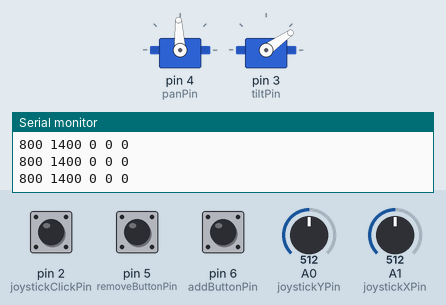
Simulated run of this sketch. Board: Arduino Uno, built with avr-gcc and run on an emulated ATmega328P. Parts: 2 × servo, the last lines printed to the serial monitor. Inputs (shaded band) come from the test bench; at power-on: A0 (joystickYPin) = 512, A1 (joystickXPin) = 512, pin 2 (joystickClickPin) HIGH, pin 5 (removeButtonPin) HIGH, pin 6 (addButtonPin) HIGH.

Above: at 1.2 s.
1.3 s: A0 (joystickYPin) set to 842
4.3 s: A0 (joystickYPin) set to 866
At 5.46 s:
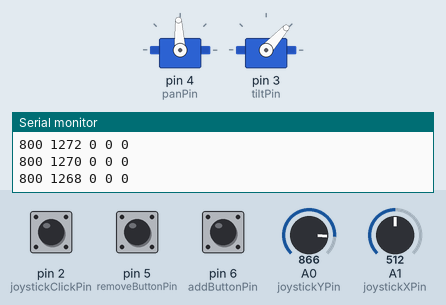
7.3 s: A1 (joystickXPin) set to 348
10.3 s: A1 (joystickXPin) set to 324
At 10.76 s:
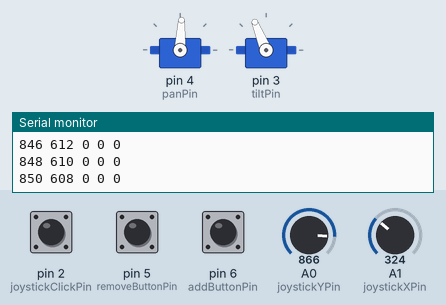
13.3 s: A1 (joystickXPin) set to 511
At 16.1 s:
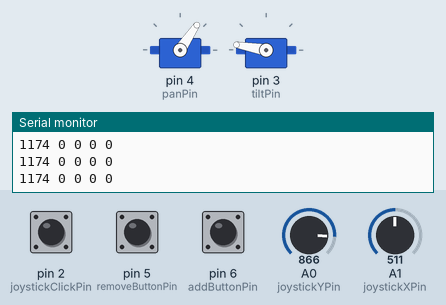
16.3 s: A0 (joystickYPin) set to 357
17.8 s: A0 (joystickYPin) set to 323
At 18.8 s:
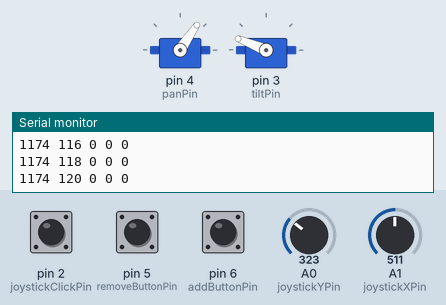
Timing chart, 0 to 23.7 s (numbered marks = the images above; inputs shaded):
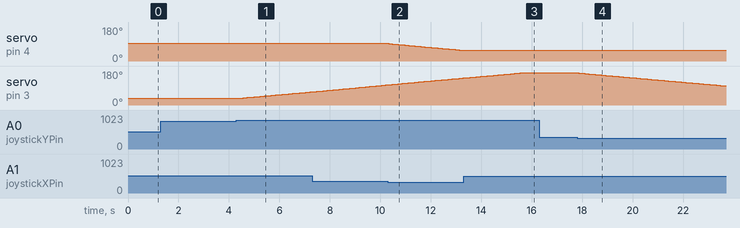

Measured:
- the behaviour switches between 852 and 853 on A0 (joystickYPin) (found by bisection; images 0 and 1)
- the behaviour switches between 341 and 340 on A1 (joystickXPin) (found by bisection; images 1 and 2)
- the behaviour switches between 341 and 340 on A0 (joystickYPin) (found by bisection; images 3 and 4)
- after the input at 4.3 s, servo on pin 3 (tiltPin): moves from 35° to 69° over 2.8 s, starting after 0.10 s
- after the input at 10.3 s, servo on pin 4 (panPin): moves from 93° to 57° over 2.9 s, starting at once
- after the input at 13.3 s, servo on pin 4 (panPin): goes on until 13.3 s, then stays 56°
- after the input at 17.8 s, servo on pin 3 (tiltPin): moves from 170° to 101° over 5.8 s, starting after 0.07 s

The sketch:

Word_Jam.ino
```cpp
#include<Servo.h>

// The joystick on the controller is rotated 90 degrees counterclockwise
// from where it should be. Hence, "X" corresponds to the "Y" direction
// and vice-a-versa. The "Y" on the joystick ("X" for the controller) is flipped,
// so that 0 is actually 1023 and vice-a-versa. The "X" on the joystick ("Y" for the
// controller) is flipped for practical purposes since the pan and tilt device is
// inverted to allow the laser to move higher

// Changeable pins
const int joystickYPin = A0;
const int joystickXPin = A1;
const int joystickClickPin = 2;
const int tiltPin = 3;
const int panPin = 4;
const int addButtonPin = 6;
const int removeButtonPin = 5;

const int minPanValue = 600;
const int maxPanValue = 2300;
const int minTiltValue = 900;
const int maxTiltValue = 2300;
const int minServoOffset = -3;
const int maxServoOffset = 3;
const int doSomethingVal = 1;
const int doNothingVal = 0;

// Temp variables to receive raw input and calc offsets
int servoVal = 0;
int joystickVal = 0;
int buttonState;
int temp = 0;

// Hashed Values
int prevPanVal = 1500;
int prevTiltVal = minTiltValue;
int prevAddButtonState = 0;
int prevRemoveButtonState = 0;
int prevjoystickButtonState = 0;

Servo pan;
Servo tilt;

void setup() {
  pan.attach(panPin);
  tilt.attach(tiltPin);

  pinMode(joystickClickPin, INPUT_PULLUP);
  pinMode(addButtonPin, INPUT_PULLUP);
  pinMode(removeButtonPin, INPUT_PULLUP);

  Serial.begin(9600);
}

void loop() {

  // Move pan
  joystickVal = analogRead(joystickXPin);
  temp = map(joystickVal, 0, 1023, minServoOffset, maxServoOffset);

  // To decrease sensitivity
  if (temp >= -1 && temp <= 1) {
    temp = 0;
  }

  // Add/Subtract a small offset so that the movements are relatively smooth
  servoVal = prevPanVal + temp;
  servoVal = constrain(servoVal, minPanValue, maxPanValue); // in case it's over the threshold
  prevPanVal = servoVal;

  // Write pan val first
  // It is flipped for the p5 canvas
  Serial.print(maxPanValue - servoVal);
  Serial.print(" ");
  pan.writeMicroseconds(servoVal);

  // Move tilt
  joystickVal = analogRead(joystickYPin);
  temp = map(joystickVal, 0, 1023, minServoOffset, maxServoOffset);

  // To decrease sensitivity
  if (temp >= -1 && temp <= 1) {
    temp = 0;
  }

  // Add/Subtract a small offset so that the movements are relatively smooth
  servoVal = prevTiltVal + temp;
  servoVal = constrain(servoVal, minTiltValue, maxTiltValue); // in case it's over the threshold
  prevTiltVal = servoVal;

  // Write tilt val second
  // It is flipped for the p5 canvas
  Serial.print(maxTiltValue - servoVal);
  Serial.print(" ");
  tilt.writeMicroseconds(servoVal);

  buttonState = digitalRead(addButtonPin);

  if (buttonState != prevAddButtonState) {
    prevAddButtonState = buttonState;

    // Write add button state third
    // 0 is on in INPUT_PULLUP
    if (buttonState == 0) {
      Serial.print(doSomethingVal);
      Serial.print(" ");
    } else {
      Serial.print(doNothingVal);
      Serial.print(" ");
    }
  } else {
    Serial.print(doNothingVal);
    Serial.print(" ");
  }

  buttonState = digitalRead(removeButtonPin);

  if (buttonState != prevRemoveButtonState) {
    prevRemoveButtonState = buttonState;

    // Write remove button state fourth
    // 0 is on in INPUT_PULLUP
    if (buttonState == 0) {
      Serial.print(doSomethingVal);
      Serial.print(" ");
    } else {
      Serial.print(doNothingVal);
      Serial.print(" ");
    }
  } else {
    Serial.print(doNothingVal);
    Serial.print(" ");
  }

  buttonState = digitalRead(joystickClickPin);

  if (buttonState != prevjoystickButtonState) {
    prevjoystickButtonState = buttonState;

    // Write joystick button state fifth
    // 0 is on in INPUT_PULLUP
    if (buttonState == 0) {
      Serial.print(doSomethingVal);
      Serial.println();
    } else {
      Serial.print(doNothingVal);
      Serial.println();
    }
  } else {
    Serial.print(doNothingVal);
    Serial.println();
  }
}
```
